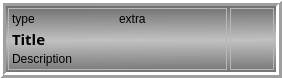
<?xml version="1.0" encoding="UTF-8"?>
<ui version="4.0">
 <class>Frame</class>
 <widget class="QFrame" name="Frame">
  <property name="geometry">
   <rect>
    <x>0</x>
    <y>0</y>
    <width>282</width>
    <height>72</height>
   </rect>
  </property>
  <property name="windowTitle">
   <string>Frame</string>
  </property>
  <property name="styleSheet">
   <string notr="true">QFrame#Frame{background-color: qlineargradient(spread:reflect, x1:0.48, y1:0, x2:0.486, y2:0.517045, stop:0.0621469 rgba(103, 103, 103, 255), stop:1 rgba(193, 193, 193, 255));}</string>
  </property>
  <property name="frameShape">
   <enum>QFrame::Box</enum>
  </property>
  <property name="frameShadow">
   <enum>QFrame::Raised</enum>
  </property>
  <property name="lineWidth">
   <number>3</number>
  </property>
  <layout class="QHBoxLayout" name="horizontalLayout" stretch="9,1">
   <property name="spacing">
    <number>3</number>
   </property>
   <property name="margin">
    <number>2</number>
   </property>
   <item>
    <widget class="QFrame" name="frame">
     <property name="frameShape">
      <enum>QFrame::StyledPanel</enum>
     </property>
     <property name="frameShadow">
      <enum>QFrame::Raised</enum>
     </property>
     <layout class="QVBoxLayout" name="verticalLayout" stretch="1,1,2">
      <property name="spacing">
       <number>2</number>
      </property>
      <property name="margin">
       <number>3</number>
      </property>
      <item>
       <layout class="QHBoxLayout" name="horizontalLayout_2">
        <item>
         <widget class="QLabel" name="type">
          <property name="text">
           <string>type</string>
          </property>
         </widget>
        </item>
        <item>
         <widget class="QLabel" name="extra">
          <property name="text">
           <string>extra</string>
          </property>
         </widget>
        </item>
       </layout>
      </item>
      <item>
       <widget class="QLabel" name="label">
        <property name="font">
         <font>
          <family>Baskerville Old Face</family>
          <pointsize>11</pointsize>
          <weight>75</weight>
          <bold>true</bold>
         </font>
        </property>
        <property name="text">
         <string>Title</string>
        </property>
       </widget>
      </item>
      <item>
       <widget class="QLabel" name="desc">
        <property name="text">
         <string>Description</string>
        </property>
       </widget>
      </item>
     </layout>
    </widget>
   </item>
   <item>
    <widget class="QFrame" name="frame_2">
     <property name="frameShape">
      <enum>QFrame::StyledPanel</enum>
     </property>
     <property name="frameShadow">
      <enum>QFrame::Raised</enum>
     </property>
     <layout class="QHBoxLayout" name="horizontalLayout_3" stretch="1">
      <property name="spacing">
       <number>1</number>
      </property>
      <property name="margin">
       <number>1</number>
      </property>
      <item>
       <widget class="QPushButton" name="addbtn">
        <property name="enabled">
         <bool>true</bool>
        </property>
        <property name="sizePolicy">
         <sizepolicy hsizetype="MinimumExpanding" vsizetype="MinimumExpanding">
          <horstretch>0</horstretch>
          <verstretch>0</verstretch>
         </sizepolicy>
        </property>
        <property name="text">
         <string/>
        </property>
        <property name="icon">
         <iconset>
          <normaloff>images/add73.png</normaloff>images/add73.png</iconset>
        </property>
        <property name="iconSize">
         <size>
          <width>50</width>
          <height>50</height>
         </size>
        </property>
        <property name="autoDefault">
         <bool>true</bool>
        </property>
        <property name="flat">
         <bool>true</bool>
        </property>
       </widget>
      </item>
     </layout>
    </widget>
   </item>
  </layout>
 </widget>
 <resources/>
 <connections/>
</ui>
